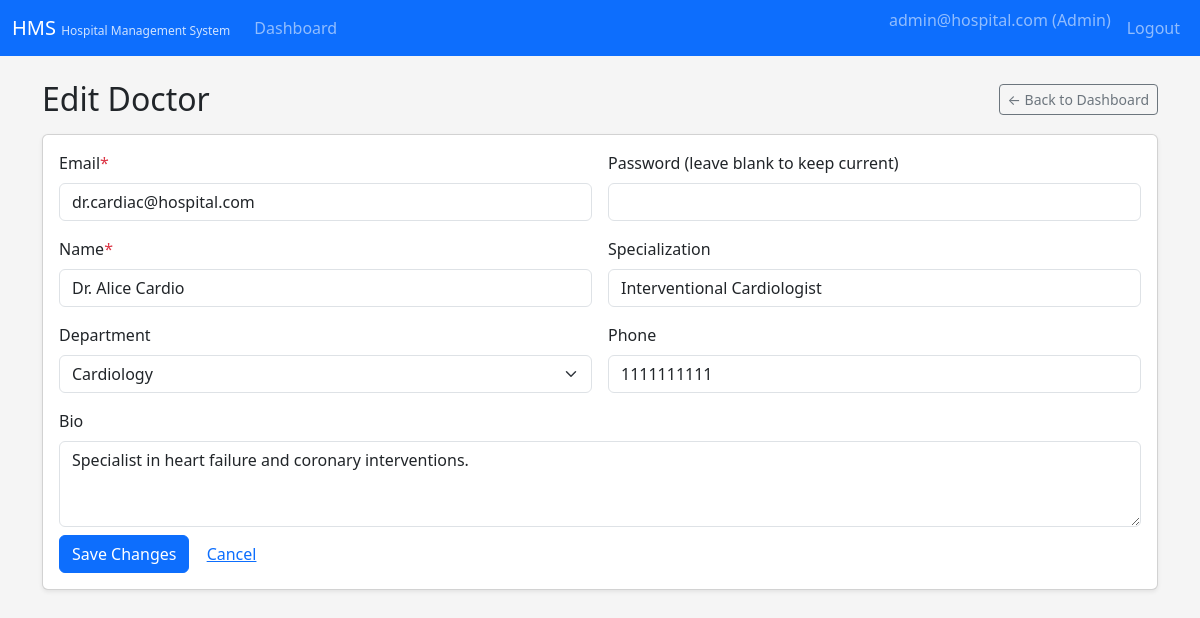
Page /admin/doctors/1/edit (signed in) on the committed database.
### tables this page shows
CREATE TABLE users (
    id INTEGER PRIMARY KEY AUTOINCREMENT,
    email TEXT NOT NULL UNIQUE,
    password_hash TEXT NOT NULL,
    role TEXT NOT NULL CHECK (role IN ('admin', 'doctor', 'patient')),
    status TEXT NOT NULL DEFAULT 'active' CHECK (status IN ('active', 'blacklisted'))
);

CREATE TABLE doctor_profiles (
    id INTEGER PRIMARY KEY AUTOINCREMENT,
    user_id INTEGER NOT NULL UNIQUE,
    department_id INTEGER,
    name TEXT NOT NULL,
    specialization TEXT,
    phone TEXT,
    bio TEXT,
    FOREIGN KEY (user_id) REFERENCES users (id) ON DELETE CASCADE,
    FOREIGN KEY (department_id) REFERENCES departments (id) ON DELETE SET NULL
);

CREATE TABLE departments (
    id INTEGER PRIMARY KEY AUTOINCREMENT,
    name TEXT NOT NULL UNIQUE,
    description TEXT
);

### admin_routes.py (the view, shortened to what this page needs)
    @app.route("/admin/doctors/<int:doctor_id>/edit", methods=["GET", "POST"])
    @role_required("admin")
    def admin_edit_doctor(doctor_id):
        conn = get_db()
        cur = conn.cursor()
        cur.execute("SELECT * FROM departments ORDER BY name")
        departments = cur.fetchall()
        cur.execute(
            """
            SELECT d.*, u.email
            FROM doctor_profiles d
            JOIN users u ON d.user_id = u.id
            WHERE d.id = ?
            """,
            (doctor_id,),
        )
        doctor = cur.fetchone()
        if not doctor:
            conn.close()
            flash("Doctor not found.", "danger")
            return redirect(url_for("admin_dashboard"))
        conn.close()
        return render_template(
            "admin/doctor_form.html",
            departments=departments,
            doctor=doctor,
        )

### app.py (called while the page is built)
@login_manager.user_loader
def load_user(user_id):
    conn = get_db()
    cur = conn.cursor()
    cur.execute("SELECT * FROM users WHERE id = ?", (user_id,))
    row = cur.fetchone()
    conn.close()
    if row:
        return User(row)
    return None

### db.py (called while the page is built)
def get_db():
    conn = sqlite3.connect(
        DB_PATH,
        timeout=10.0,          # wait up to 10s for locks instead of failing immediately
        check_same_thread=False,  # allow multi-threaded access (Flask dev server)
    )
    conn.row_factory = sqlite3.Row  # access columns by name: row["email"]
    conn.execute("PRAGMA foreign_keys = ON;")
    conn.execute("PRAGMA journal_mode = WAL;")
    return conn

### security.py (called while the page is built)
def role_required(role):
    def decorator(view_func):
        @wraps(view_func)
        @login_required
        def wrapped(*args, **kwargs):
            if current_user.role != role:
                flash("You are not authorized to view this page.", "danger")
                return redirect(url_for("index"))
            if current_user.status != "active":
                flash("Your account is not active. Please contact hospital staff.", "warning")
                return redirect(url_for("logout"))
            return view_func(*args, **kwargs)
        return wrapped
    return decorator

### templates/admin/doctor_form.html (shortened to what this page needs)
{% extends "base.html" %}
{% block content %}
<div class="d-flex justify-content-between align-items-center mb-3">
  <h2 class="mb-0">
    {% if doctor %}Edit Doctor{% else %}Add Doctor{% endif %}
  </h2>
  <a href="{{ url_for('admin_dashboard') }}" class="btn btn-outline-secondary btn-sm">
    ← Back to Dashboard
  </a>
</div>
<div class="card shadow-sm">
  <div class="card-body">
    {% if doctor %}
      <form method="post" action="{{ url_for('admin_edit_doctor', doctor_id=doctor.id) }}">
    {% else %}
      <form method="post" action="{{ url_for('admin_add_doctor') }}">
    {% endif %}
      <div class="row g-3">
        <div class="col-md-6">
          <label class="form-label">Email<span class="text-danger">*</span></label>
          <input type="email"
                 name="email"
                 class="form-control"
                 required
                 value="{{ doctor.email if doctor else '' }}">
        </div>
        <div class="col-md-6">
          <label class="form-label">
            Password{% if doctor %} (leave blank to keep current){% endif %}
          </label>
          <input type="password"
                 name="password"
                 class="form-control"
                 {% if not doctor %}required{% endif %}>
        </div>
        <div class="col-md-6">
          <label class="form-label">Name<span class="text-danger">*</span></label>
          <input type="text"
                 name="name"
                 class="form-control"
                 required
                 value="{{ doctor.name if doctor else '' }}">
        </div>
        <div class="col-md-6">
          <label class="form-label">Specialization</label>
          <input type="text"
                 name="specialization"
                 class="form-control"
                 value="{{ doctor.specialization if doctor else '' }}">
        </div>
        <div class="col-md-6">
          <label class="form-label">Department</label>
          <select name="department_id" class="form-select">
            {% for dept in departments %}
              <option value="{{ dept.id }}"
                {% if doctor and doctor.department_id == dept.id %}selected{% endif %}>
                {{ dept.name }}
              </option>
            {% endfor %}
          </select>
        </div>
        <div class="col-md-6">
          <label class="form-label">Phone</label>
          <input type="text"
                 name="phone"
                 class="form-control"
                 value="{{ doctor.phone if doctor else '' }}">
        </div>
        <div class="col-12">
          <label class="form-label">Bio</label>
          <textarea name="bio"
                    class="form-control"
                    rows="3">{{ doctor.bio if doctor else '' }}</textarea>
        </div>
        <div class="col-12 mt-2">
          <button type="submit" class="btn btn-primary">
            {% if doctor %}Save Changes{% else %}Create Doctor{% endif %}
          </button>
          <a href="{{ url_for('admin_dashboard') }}" class="btn btn-link">
            Cancel
          </a>
        </div>
      </div>
    </form>
  </div>
</div>
{% endblock %}

### templates/base.html (shortened to what this page needs)
<!doctype html>
<html lang="en">
<head>
  <link
    href="https://cdn.jsdelivr.net/npm/bootstrap@5.3.3/dist/css/bootstrap.min.css"
    rel="stylesheet"
  >
</head>
<body>
<nav class="navbar navbar-expand-lg navbar-dark bg-primary">
  <div class="container-fluid">
    <a class="navbar-brand" href="{{ url_for('index') }}">
      HMS
      <span class="small d-none d-sm-inline">Hospital Management System</span>
    </a>
    <div class="collapse navbar-collapse" id="navbarContent">
      <ul class="navbar-nav me-auto mb-2 mb-lg-0">
        {% if current_user.is_authenticated %}
              {% if current_user.role == 'admin' %}
            <li class="nav-item">
              <a class="nav-link" href="{{ url_for('admin_dashboard') }}">Dashboard</a>
            </li>
          {% elif current_user.role == 'doctor' %}
            <li class="nav-item">
              <a class="nav-link" href="{{ url_for('doctor_dashboard') }}">Dashboard</a>
            </li>
          {% endif %}
        {% endif %}
      </ul>
      <ul class="navbar-nav ms-auto">
        {% if current_user.is_authenticated %}
          <li class="nav-item">
            <span class="navbar-text me-2">
              {{ current_user.email }} ({{ current_user.role|capitalize }})
            </span>
          </li>
          <li class="nav-item">
            <a class="nav-link" href="{{ url_for('logout') }}">Logout</a>
          </li>
        {% else %}
          <li class="nav-item">
            <a class="nav-link" href="{{ url_for('login') }}">Login</a>
          </li>
        {% endif %}
      </ul>
    </div>
  </div>
</nav>
<main class="container py-4">
  {% block content %}{% endblock %}
</main>
</body>
</html>

### templates/base.html (style rules this page uses)
body { background-color: #f5f5f5; }
.navbar-brand span.small { font-size: 0.75rem; opacity: 0.8; }

### rows in the picture
users: email "admin@hospital.com", role "Admin"
users: email "dr.cardiac@hospital.com"
doctor_profiles: name "Dr. Alice Cardio", specialization "Interventional Cardiologist", department_id "Cardiology", phone "1111111111", bio "Specialist in heart failure and coronary interventions."
